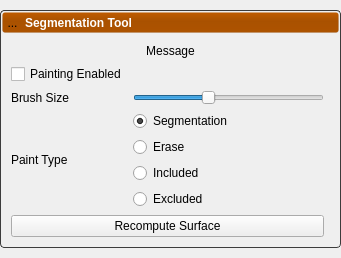
<?xml version="1.0" encoding="UTF-8"?>
<ui version="4.0">
 <class>SegmentationToolPanel</class>
 <widget class="QWidget" name="SegmentationToolPanel">
  <property name="geometry">
   <rect>
    <x>0</x>
    <y>0</y>
    <width>341</width>
    <height>258</height>
   </rect>
  </property>
  <property name="sizePolicy">
   <sizepolicy hsizetype="Preferred" vsizetype="Fixed">
    <horstretch>0</horstretch>
    <verstretch>0</verstretch>
   </sizepolicy>
  </property>
  <property name="windowTitle">
   <string>Form</string>
  </property>
  <property name="styleSheet">
   <string notr="true">


QWidget#widget {
 background-color: rgba(0,0,255,255);
}

QToolButton{
	border: 1px solid rgba( 0, 0, 0, 0 );
	margin: 0, 0, 0, 0;
	padding: 0, 0, 0, 0;
}

QToolButton:hover{
	background-color: rgba( 140, 140, 140, 50 );
}

QToolButton:pressed{
	border: 1px solid rgba( 100, 100, 100, 120 );
	background-color: rgba( 100, 100, 100, 200 );
}


/************************************************************************/




QLabel#header_label {
    color: white;
    font: bold;
}

QPushButton#header {
    background-color: qlineargradient(spread:pad, x1:0.5, y1:0, x2:0.5, y2:0.960227, stop:0 rgba(0, 0, 0, 0), stop:0.45 rgba(0, 0, 0, 30), stop:1 rgba(0, 0, 0, 25));
    border-radius: 3px;
}

QWidget#header_background {
    background-color: rgb( 192, 92, 0);
    border-radius: 3px;
    border: 1px solid rgb(90 90, 90);
}

QWidget#panel {
    border-radius: 4px;
    border: 1px solid rgb(60, 60, 60);
    color: rgb(90, 90, 90);
}

/*********************************************/
</string>
  </property>
  <layout class="QVBoxLayout" name="verticalLayout">
   <property name="spacing">
    <number>0</number>
   </property>
   <property name="leftMargin">
    <number>0</number>
   </property>
   <property name="topMargin">
    <number>0</number>
   </property>
   <property name="rightMargin">
    <number>0</number>
   </property>
   <property name="bottomMargin">
    <number>0</number>
   </property>
   <item>
    <widget class="QWidget" name="panel" native="true">
     <property name="sizePolicy">
      <sizepolicy hsizetype="Preferred" vsizetype="Fixed">
       <horstretch>0</horstretch>
       <verstretch>0</verstretch>
      </sizepolicy>
     </property>
     <layout class="QVBoxLayout" name="verticalLayout_10">
      <property name="spacing">
       <number>2</number>
      </property>
      <property name="leftMargin">
       <number>2</number>
      </property>
      <property name="topMargin">
       <number>2</number>
      </property>
      <property name="rightMargin">
       <number>2</number>
      </property>
      <property name="bottomMargin">
       <number>2</number>
      </property>
      <item>
       <widget class="QWidget" name="header_background" native="true">
        <layout class="QVBoxLayout" name="verticalLayout_11">
         <property name="leftMargin">
          <number>0</number>
         </property>
         <property name="topMargin">
          <number>0</number>
         </property>
         <property name="rightMargin">
          <number>0</number>
         </property>
         <property name="bottomMargin">
          <number>0</number>
         </property>
         <item>
          <widget class="QPushButton" name="header">
           <property name="sizePolicy">
            <sizepolicy hsizetype="Preferred" vsizetype="Fixed">
             <horstretch>0</horstretch>
             <verstretch>0</verstretch>
            </sizepolicy>
           </property>
           <property name="minimumSize">
            <size>
             <width>215</width>
             <height>21</height>
            </size>
           </property>
           <layout class="QHBoxLayout" name="horizontalLayout_6">
            <property name="spacing">
             <number>2</number>
            </property>
            <property name="leftMargin">
             <number>0</number>
            </property>
            <property name="topMargin">
             <number>0</number>
            </property>
            <property name="rightMargin">
             <number>0</number>
            </property>
            <property name="bottomMargin">
             <number>0</number>
            </property>
            <item>
             <widget class="QToolButton" name="open_button">
              <property name="minimumSize">
               <size>
                <width>21</width>
                <height>21</height>
               </size>
              </property>
              <property name="maximumSize">
               <size>
                <width>21</width>
                <height>21</height>
               </size>
              </property>
              <property name="text">
               <string>...</string>
              </property>
              <property name="icon">
               <iconset resource="../Resources/ShapeWorksStudio.qrc">
                <normaloff>:/Studio/Images/RightArrowWhite.png</normaloff>
                <normalon>:/Studio/Images/DownArrowWhite.png</normalon>:/Studio/Images/RightArrowWhite.png</iconset>
              </property>
              <property name="checkable">
               <bool>true</bool>
              </property>
              <property name="checked">
               <bool>true</bool>
              </property>
             </widget>
            </item>
            <item>
             <widget class="QLabel" name="header_label">
              <property name="text">
               <string>Segmentation Tool</string>
              </property>
             </widget>
            </item>
           </layout>
          </widget>
         </item>
        </layout>
       </widget>
      </item>
      <item>
       <widget class="QWidget" name="content" native="true">
        <layout class="QGridLayout" name="gridLayout">
         <item row="0" column="0" colspan="2">
          <widget class="QLabel" name="message">
           <property name="text">
            <string>Message</string>
           </property>
           <property name="alignment">
            <set>Qt::AlignCenter</set>
           </property>
          </widget>
         </item>
         <item row="1" column="0">
          <widget class="QWidget" name="tools" native="true">
           <property name="minimumSize">
            <size>
             <width>50</width>
             <height>50</height>
            </size>
           </property>
           <layout class="QGridLayout" name="gridLayout_2">
            <property name="leftMargin">
             <number>0</number>
            </property>
            <property name="topMargin">
             <number>0</number>
            </property>
            <property name="rightMargin">
             <number>0</number>
            </property>
            <property name="bottomMargin">
             <number>0</number>
            </property>
            <item row="11" column="0" colspan="2">
             <widget class="QPushButton" name="recompute_surface_">
              <property name="text">
               <string>Recompute Surface</string>
              </property>
             </widget>
            </item>
            <item row="1" column="0">
             <widget class="QLabel" name="label_6">
              <property name="text">
               <string>Brush Size</string>
              </property>
             </widget>
            </item>
            <item row="0" column="0">
             <widget class="QCheckBox" name="painting_active_">
              <property name="text">
               <string>Painting Enabled</string>
              </property>
             </widget>
            </item>
            <item row="5" column="1">
             <widget class="QRadioButton" name="included_mode_">
              <property name="text">
               <string>Included</string>
              </property>
              <property name="checked">
               <bool>false</bool>
              </property>
             </widget>
            </item>
            <item row="4" column="1">
             <widget class="QRadioButton" name="erase_mode_">
              <property name="text">
               <string>Erase</string>
              </property>
              <property name="checked">
               <bool>false</bool>
              </property>
             </widget>
            </item>
            <item row="1" column="1">
             <widget class="CustomSlider" name="brush_size_">
              <property name="minimum">
               <number>5</number>
              </property>
              <property name="maximum">
               <number>200</number>
              </property>
              <property name="value">
               <number>80</number>
              </property>
              <property name="orientation">
               <enum>Qt::Horizontal</enum>
              </property>
             </widget>
            </item>
            <item row="6" column="1">
             <widget class="QRadioButton" name="excluded_mode_">
              <property name="text">
               <string>Excluded</string>
              </property>
              <property name="checked">
               <bool>false</bool>
              </property>
             </widget>
            </item>
            <item row="3" column="1">
             <widget class="QRadioButton" name="segmentation_mode_">
              <property name="text">
               <string>Segmentation</string>
              </property>
              <property name="checked">
               <bool>true</bool>
              </property>
             </widget>
            </item>
            <item row="3" column="0" rowspan="4">
             <widget class="QLabel" name="label_7">
              <property name="text">
               <string>Paint Type</string>
              </property>
             </widget>
            </item>
           </layout>
          </widget>
         </item>
        </layout>
       </widget>
      </item>
     </layout>
    </widget>
   </item>
  </layout>
 </widget>
 <customwidgets>
  <customwidget>
   <class>CustomSlider</class>
   <extends>QSlider</extends>
   <header>Interface/CustomSlider.h</header>
  </customwidget>
 </customwidgets>
 <resources>
  <include location="../Resources/ShapeWorksStudio.qrc"/>
 </resources>
 <connections/>
</ui>
